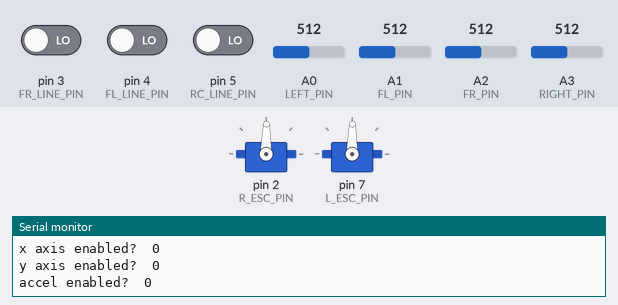
Bench run of a sketch on a simulated Arduino Uno, built with avr-gcc and run on an emulated ATmega328P. Shown: 2 × servo, the last lines printed to the serial monitor. The inputs (shaded band) are chosen by the test bench; at power-on: A1 (FL_PIN) = 512, A2 (FR_PIN) = 512, A0 (LEFT_PIN) = 512, pin 3 (FR_LINE_PIN) LOW, pin 4 (FL_LINE_PIN) LOW, pin 5 (RC_LINE_PIN) LOW, A3 (RIGHT_PIN) = 512.

Above: at 0.1 s.
At 4.4 s:
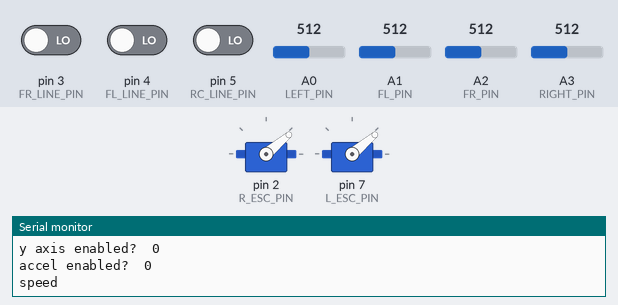
4.5 s: A1 (FL_PIN) set to 90
18.5 s: A2 (FR_PIN) set to 306
27.3 s: A2 (FR_PIN) set to 90
41.3 s: A0 (LEFT_PIN) set to 90
50.0 s: A1 (FL_PIN) set to 510
Timing chart, 0 to 53.0 s (numbered marks = the images above; inputs shaded):
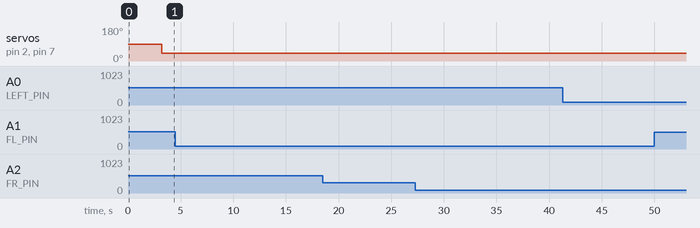

The sketch:

next_gen.ino
```cpp
/*

*/
#include <Servo.h>
#include <Wire.h>
#include <I2Cdev.h>
#include <MPU6050.h>
#include <QTRSensors.h>

#define NULL_FF -30
#define GYRO_CAL 23543420	//this has to be measured by rotating the gyro 360 deg. and reading the output

#define NUM_SENSORS   	3     // number of sensors used
#define TIMEOUT       	800  // waits for 2500 microseconds for sensor outputs to go low
#define EMITTER_PIN   	QTR_NO_EMITTER_PIN     // emitter is controlled by digital pin 2
#define ESC_NULL		1460

//speed definitions
#define FAST_TURN 100    //100
#define SLOW_TURN 80     //80
#define FAST_FORWARD 254
#define SLOW_FORWARD 80
#define MEDIUM_FORWARD 254

//Pin definitions
#define FL_PIN A1
#define FR_PIN A2
#define RIGHT_PIN A3
#define LEFT_PIN A0
#define FR_LINE_PIN 3
#define FL_LINE_PIN 4
#define RC_LINE_PIN 5
#define R_ESC_PIN 2
#define L_ESC_PIN 7

//Front sensor defines
#define FL_NEAR 1
#define FL_FAR 2
#define FL_NONE 4
#define FR_NEAR 8
#define FR_FAR 16
#define FR_NONE 32

//Side sensor defines
#define RIGHT_NEAR 1
#define RIGHT_FAR 2
#define RIGHT_NONE 4
#define LEFT_NEAR 8
#define LEFT_FAR 16
#define LEFT_NONE 32

//Line sensor defines
#define FR_LINE 1
#define FL_LINE 2
#define RC_LINE 3

//sensor limits
#define SHARP_LIM_FAR	210
#define SHARP_LIM_CLOSE	350
#define WHITE_THRESHOLD	200

//Initialize variables
unsigned int sensorValues[NUM_SENSORS];
boolean gyro_flag = false, cal_flag = false, long_flag = false;
long gyro_count = 0, gyro_null=0, accum=0, time=0, count, timeout = 0;
double x=0, y=0;
int angle_diff, angle_last, angle_target, angle_camera, angle=0;
int speed_current, speed_target, speed_turn, speed_ramp, speed_right, speed_left, steer_gain;
byte result, state, front_flags, side_flags;

//Initialize objects
MPU6050 accelgyro;
Servo escR;
Servo escL;
QTRSensorsRC qtrrc((unsigned char[]) {FR_LINE_PIN, FL_LINE_PIN, RC_LINE_PIN}, NUM_SENSORS, TIMEOUT, EMITTER_PIN);

void setSpeed(int speed, int turn){
	Serial.println("speed");
	int speed_right = speed - turn;
	int speed_left = speed + turn;

	if (speed_right > 255) speed_right = 255;
	if (speed_left > 255) speed_left = 255;

	int temp = (speed_right * 2) + ESC_NULL;
	escR.writeMicroseconds(temp);
	temp = (speed_left * 2) + ESC_NULL;
	escL.writeMicroseconds(temp);
}

void tartgetAngle(int setangle){
	accum = 0;
	angle_target = setangle;
}

byte read_front(){
	//Serial.println("rfront");
	byte flags = 0;
	int temp = analogRead(FL_PIN);

	if (temp > SHARP_LIM_CLOSE) flags += FL_NEAR;
	else if (temp > SHARP_LIM_FAR) flags += FL_FAR;
	else flags += FL_NONE;

	temp = analogRead(FR_PIN);
	if (temp > SHARP_LIM_CLOSE) flags += FR_NEAR;
	else if (temp > SHARP_LIM_FAR) flags += FR_FAR;
	else flags += FR_NONE;
	return flags;
}

byte read_side(){
	//Serial.println("rside");
	byte flags = 0;
	int temp = analogRead(LEFT_PIN);

	if (temp > SHARP_LIM_CLOSE) flags += LEFT_NEAR;
	else if (temp > SHARP_LIM_FAR) flags += LEFT_FAR;
	else flags += LEFT_NONE;

	temp = analogRead(RIGHT_PIN);
	if (temp > SHARP_LIM_CLOSE) flags += RIGHT_NEAR;
	else if (temp > 350) flags += RIGHT_FAR;
	else flags += RIGHT_NONE;
	return flags;
}

void decide_front(){
	//Serial.println("dfront");
	switch (front_flags) {
    case FR_NEAR+FL_NEAR:
      setSpeed(FAST_FORWARD, 0);//case 1
	  accum = 0;
	  timeout=millis();
	  //Serial.println("Straight");
      break;
    case FR_FAR+FL_NEAR:
      setSpeed(MEDIUM_FORWARD, -SLOW_TURN);//case 2
	  //Serial.println("Straight");
	  accum = 0;
	  timeout=millis();
      break;
    case FR_NONE+FL_NEAR:
      setSpeed(MEDIUM_FORWARD, -FAST_TURN);//case 3
	  accum = GYRO_CAL/180*55;
	  timeout=millis();
	  //Serial.println("left");
      break;
    case FR_NEAR+FL_FAR:
      setSpeed(MEDIUM_FORWARD, SLOW_TURN);//case 4
	  timeout=millis();
	  //Serial.println("Straight");
	  accum = 0;
      break;
    case FR_FAR+FL_FAR:
      setSpeed(MEDIUM_FORWARD, 0);//case 5
	  timeout=millis();
	  //Serial.println("Straight");
	  accum = 0;
      break;
    case FR_NONE+FL_FAR:
      setSpeed(MEDIUM_FORWARD, -SLOW_TURN);//case 6
	  accum = GYRO_CAL/180*5;
	  timeout=millis();
	  //Serial.println("left");
      break;
    case FR_NEAR+FL_NONE:
      setSpeed(MEDIUM_FORWARD, FAST_TURN);//case 7
	  accum = -GYRO_CAL/180*5;
	  timeout=millis();
	  //Serial.println("right");
      break;
    case FR_FAR+FL_NONE:
      setSpeed(MEDIUM_FORWARD, SLOW_TURN);//case 8
	  accum = -GYRO_CAL/180*5;
	  timeout=millis();
	  //Serial.println("right");
      break;
    case FR_NONE+FL_NONE:
	  //Serial.println(-SLOW_TURN - angle);
	  if (accum > 0) setSpeed(0, -220);//case 9
      else setSpeed(0, 220);
	  break;
	}
}

void follow_line(){
	//setSpeed(150, -70);
	while(true){
		qtrrc.read(sensorValues);
		if ((sensorValues[0] < 100) || (sensorValues[1] < 100)){
			setSpeed(150,-120);
		}
		else setSpeed(250, -150);
	}

}

void decide_side(){
	//Serial.println("dside");
	switch (side_flags) {
    case LEFT_NEAR+RIGHT_NONE:
	  accum = GYRO_CAL/180*90;
	  timeout=millis();
	  break;
    case LEFT_FAR+RIGHT_NONE:
	  accum = GYRO_CAL/180*90;
	  timeout=millis();
	  break;
    case RIGHT_NEAR+LEFT_NONE:
	  accum = -GYRO_CAL/180*90;
	  timeout=millis();
	  break;
    case RIGHT_FAR+RIGHT_NONE:
	  accum = -GYRO_CAL/180*90;
	  timeout=millis();
	  break;
	}
}

void mydelay(int temp){
	//Serial.println("delay");
	for (int i = 0; i < temp; i++) {
		read_FIFO();
		delay(1);
	}
}

void decide_line(){
	//Serial.println("dline");
	if (sensorValues[0] < WHITE_THRESHOLD) {
		setSpeed(-FAST_FORWARD, 0);
		mydelay(70);
	}
	else if (sensorValues[1] < WHITE_THRESHOLD) {
		setSpeed(-FAST_FORWARD, 0);
		mydelay(70);
	}
	return;
}

byte watch_line(){
	qtrrc.read(sensorValues);
	Serial.print(sensorValues[0]);
    Serial.print('\t');
	Serial.print(sensorValues[1]);
    Serial.print('\t');
	Serial.println(sensorValues[2]);
	delay(250);
}

void watch_sensors(){
	Serial.print(analogRead(0));
	Serial.print("\t");
	Serial.print(analogRead(1));
	Serial.print("\t");
	Serial.print(analogRead(2));
	Serial.print("\t");
	Serial.println(analogRead(3));
	delay(300);
}

void watch_angle(){
	Serial.println("watch angle");
	while(true) {
		read_FIFO();
		Serial.println(angle);  //watching in radians
		delay(30);
	}
}

void watch_gyro(){
	Serial.println();
	setup_mpu6050();
	calculate_null();

	Serial.println("watch gyro");
	do {
		read_FIFO();

		if((millis()-time)> 250){
			Serial.println(accum);
			time = millis();
		}
	} while(true);		//keep summing until we turn the mode switch off.

	return ;
}

void calculate_null(){
	Serial.println("CALCULATING NULL");

	cal_flag = true;		//tell ADC ISR that we are calibrating,
	accum = 0;				//reset the angle. angle will act as accumulator for null calculation
	gyro_null = 0;			//make sure to not subract any nulls here
	gyro_count = 0;
	accelgyro.resetFIFO();

	while(gyro_count < 5000){
		read_FIFO();
		//delay(10);
		//Serial.println(gyro_count);
	}
	gyro_null = accum/gyro_count + NULL_FF;	//calculate the null. the -30 is a fudge factor for 5000 pts.
	cal_flag = false;		//stop calibration
	accum = 0;


	//should print null here
	Serial.print("Null: ");
	Serial.println(gyro_null);

	return ;
}

void read_FIFO(){
	//Serial.println("FIFO");
	uint8_t buffer[2];
	long temp = 0;
	int samplz = 0;
	samplz = accelgyro.getFIFOCount() >> 1;
	//Serial.println(samplz,DEC);
	for(int i=0; i < samplz; i++){
		accelgyro.getFIFOBytes(buffer, 2);
		temp = ((((int16_t)buffer[0]) << 8) | buffer[1]);
		accum += temp;  // - gyro_null;
		gyro_count++;

		//if((accum > GYRO_CAL) && (!cal_flag)) accum -= GYRO_CAL*2; //if we are calculating null, don't roll-over
		//if((accum < -GYRO_CAL) && (!cal_flag)) accum += GYRO_CAL*2;
	}
	//angle = (float)accum/(float)GYRO_CAL * -3.14159;   //change sign of PI for flipped gyro
	//angle = (float)accum/GYRO_CAL * -180;   //using degrees *10, negative for flipped gyro.

	return ;
}

void setup_mpu6050(){
    // join I2C bus (I2Cdev library doesn't do this automatically)
    #if I2CDEV_IMPLEMENTATION == I2CDEV_ARDUINO_WIRE
        Wire.begin();
    #elif I2CDEV_IMPLEMENTATION == I2CDEV_BUILTIN_FASTWIRE
        Fastwire::setup(400, true);
    #endif

    // initialize device
    Serial.println("Initializing I2C devices...");
    accelgyro.initialize();

    // verify connection
    Serial.println("Testing device connections...");
    Serial.println(accelgyro.testConnection() ? "MPU6050 connection successful" : "MPU6050 connection failed");

    // use the code below to change accel/gyro offset values
    accelgyro.setXGyroOffset(85);  //85
    accelgyro.setYGyroOffset(-70);  //-70
    accelgyro.setZGyroOffset(46);  //-22
    Serial.print(accelgyro.getXAccelOffset()); Serial.print("\t"); //
    Serial.print(accelgyro.getYAccelOffset()); Serial.print("\t"); //
    Serial.print(accelgyro.getZAccelOffset()); Serial.print("\t"); //
    Serial.print(accelgyro.getXGyroOffset()); Serial.print("\t"); //
    Serial.print(accelgyro.getYGyroOffset()); Serial.print("\t"); //
    Serial.print(accelgyro.getZGyroOffset()); Serial.print("\t"); //
    Serial.print("\n");

	Serial.println(F("Setting clock source to Z Gyro..."));
	accelgyro.setClockSource(MPU6050_CLOCK_PLL_ZGYRO);
	//Serial.println(accelgyro.getClockSource(MPU6050_CLOCK_PLL_ZGYRO);

	Serial.println(F("Setting sample rate to 200Hz..."));
	accelgyro.setRate(0); // 1khz / (1 + 4) = 200 Hz

 // *          |   ACCELEROMETER    |           GYROSCOPE
 // * DLPF_CFG | Bandwidth | Delay  | Bandwidth | Delay  | Sample Rate
 // * ---------+-----------+--------+-----------+--------+-------------
 // * 0        | 260Hz     | 0ms    | 256Hz     | 0.98ms | 8kHz
 // * 1        | 184Hz     | 2.0ms  | 188Hz     | 1.9ms  | 1kHz
 // * 2        | 94Hz      | 3.0ms  | 98Hz      | 2.8ms  | 1kHz
 // * 3        | 44Hz      | 4.9ms  | 42Hz      | 4.8ms  | 1kHz
 // * 4        | 21Hz      | 8.5ms  | 20Hz      | 8.3ms  | 1kHz
 // * 5        | 10Hz      | 13.8ms | 10Hz      | 13.4ms | 1kHz
 // * 6        | 5Hz       | 19.0ms | 5Hz       | 18.6ms | 1kHz
 // * 7        |   -- Reserved --   |   -- Reserved --   | Reserved

	Serial.println(F("Setting DLPF bandwidth"));
	accelgyro.setDLPFMode(MPU6050_DLPF_BW_42);

	Serial.println(F("Setting gyro sensitivity to +/- 250 deg/sec..."));
	accelgyro.setFullScaleGyroRange(MPU6050_GYRO_FS_250);
	//accelgyro.setFullScaleGyroRange(0);  // 0=250, 1=500, 2=1000, 3=2000 deg/sec

	Serial.println(F("Resetting FIFO..."));
	accelgyro.resetFIFO();

	Serial.println(F("Enabling FIFO..."));
	accelgyro.setFIFOEnabled(true);
	accelgyro.setZGyroFIFOEnabled(true);
	accelgyro.setXGyroFIFOEnabled(false);
	accelgyro.setYGyroFIFOEnabled(false);
	accelgyro.setAccelFIFOEnabled(false);
	Serial.print("Z axis enabled?\t"); Serial.println(accelgyro.getZGyroFIFOEnabled());
	Serial.print("x axis enabled?\t"); Serial.println(accelgyro.getXGyroFIFOEnabled());
	Serial.print("y axis enabled?\t"); Serial.println(accelgyro.getYGyroFIFOEnabled());
	Serial.print("accel enabled?\t"); Serial.println(accelgyro.getAccelFIFOEnabled());
	accelgyro.resetFIFO();
	return ;
}

void setup(){
	Wire.begin();
	Serial.begin(115200);
	setup_mpu6050();
	pinMode(R_ESC_PIN, OUTPUT);   // sets the pin as output
	pinMode(L_ESC_PIN, OUTPUT);   // sets the pin as output
	pinMode(FL_PIN, INPUT);   // sets the pin as input
	pinMode(FR_PIN, INPUT);   // sets the pin as input
	pinMode(RIGHT_PIN, INPUT);   // sets the pin as input
	pinMode(LEFT_PIN, INPUT);   // sets the pin as input
	escR.attach(R_ESC_PIN);
	escL.attach(L_ESC_PIN);
	escR.writeMicroseconds(ESC_NULL);
	escL.writeMicroseconds(ESC_NULL);
	pinMode(9, INPUT_PULLUP);
	//while(digitalRead(9));
	//calculate_null();
	delay(3200);
	accelgyro.resetFIFO();
}

void loop(){
	//follow_line();
	//watch_gyro();
	//watch_sensors();
	qtrrc.read(sensorValues);
	decide_line();
	if ((millis() - timeout) > 500){
		accum = GYRO_CAL;
		timeout = millis();
	}
	if ((millis() - time) > 1){
		time = millis();
		read_FIFO();
		front_flags = read_front();
		side_flags = read_side();
		decide_side();
		decide_front();
	}
	//Serial.println(accum);
	//watch_line();
}
```
